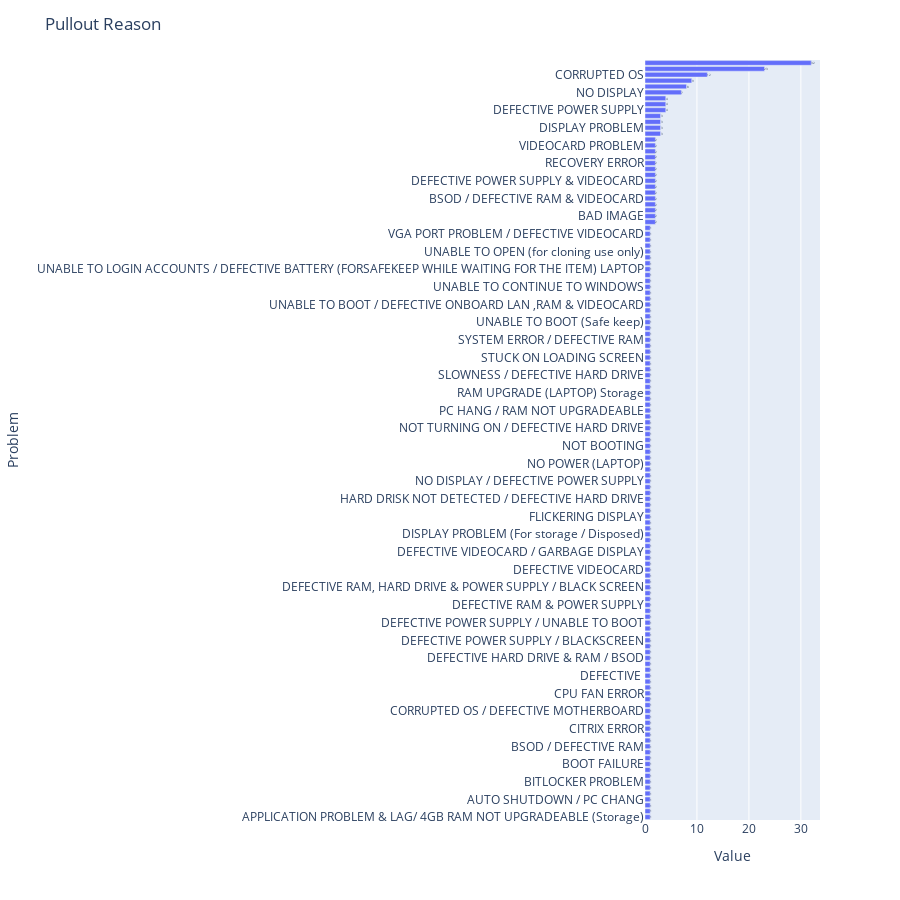

Source (notebook cell):
### Code cell
fig = px.bar(sheet3, x = 'Value', y = 'Problem' , text='Value', orientation='h')
fig.update_layout(autosize=False, width=900, height=900, title="Pullout Reason", xaxis={'categoryorder':'total ascending'})
fig.show()

### Figure 1 — Plotly figure (JSON) as saved in the notebook; plotly's stock layout.template omitted (floating-point values rounded to 4 significant figures; data arrays with more than 128 entries replaced by an {"elided": "..."} marker saying what was removed)
{"data": [{"alignmentgroup": "True", "hovertemplate": "Value=%{text}<br>Problem=%{y}<extra></extra>", "legendgroup": "", "marker": {"color": "#636efa", "pattern": {"shape": ""}}, "name": "", "offsetgroup": "", "orientation": "h", "showlegend": false, "text": {"elided": "129 int values"}, "textposition": "auto", "type": "bar", "x": {"elided": "129 int values"}, "xaxis": "x", "y": {"elided": "129 str values"}, "yaxis": "y"}], "layout": {"autosize": false, "barmode": "relative", "height": 900, "legend": {"tracegroupgap": 0}, "margin": {"t": 60}, "title": {"text": "Pullout Reason"}, "width": 900, "xaxis": {"anchor": "y", "categoryorder": "total ascending", "domain": [0, 1], "title": {"text": "Value"}}, "yaxis": {"anchor": "x", "domain": [0, 1], "title": {"text": "Problem"}}}}
